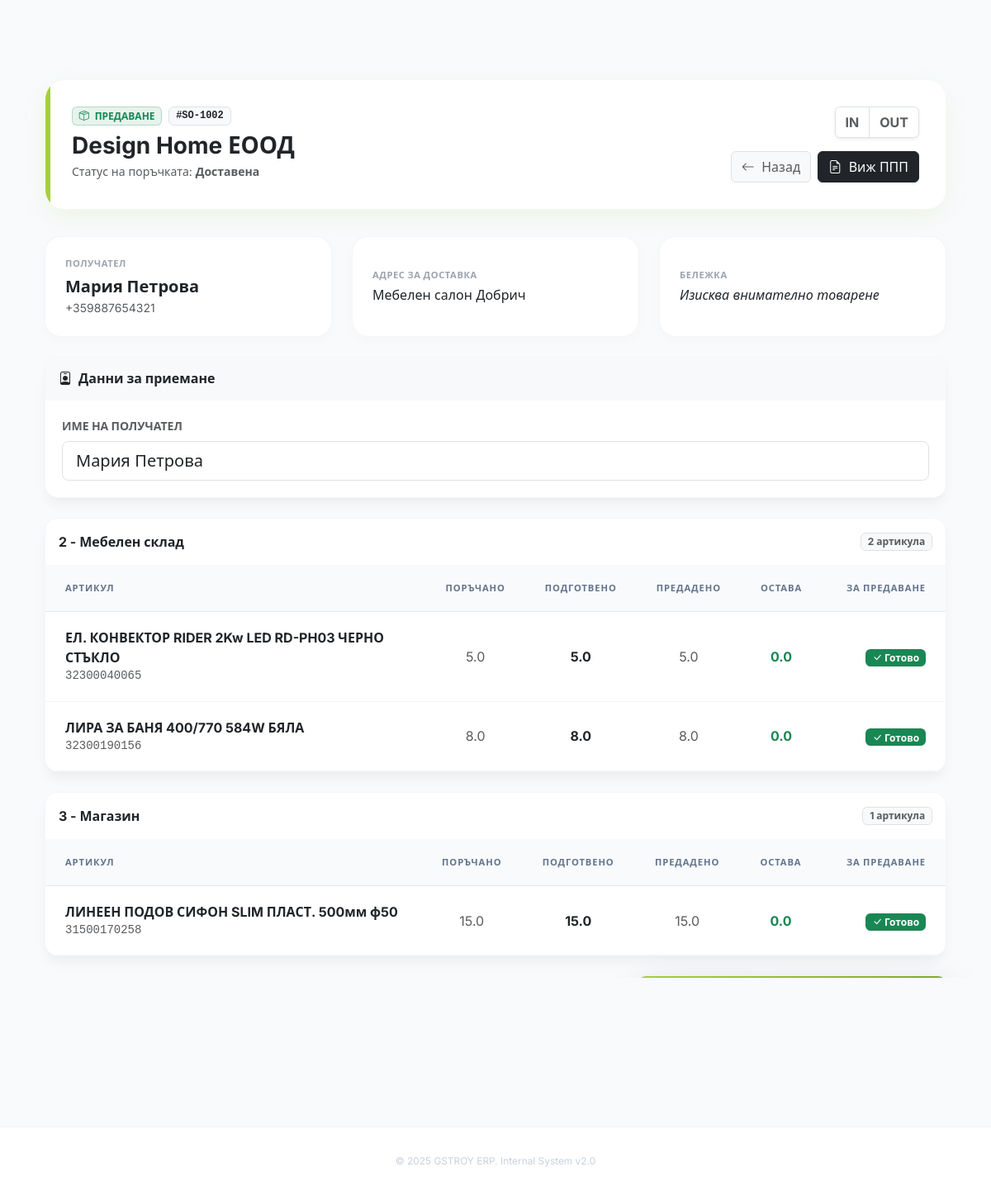
Page /stock-orders/2/handover on the committed database.
### models.py (models this page shows, shortened)
class StockOrder(Base):
    __tablename__ = "stock_orders"
    id = Column(Integer, primary_key=True)
    external_id = Column(String(64))
    warehouse_id = Column(Integer, ForeignKey("warehouses.id"), nullable=False)
    type = Column(String(8), nullable=False, default="A")
    status = Column(String(32), nullable=False, default="new")
    client_name = Column(String(255))
    client_eik = Column(String(32))
    client_address = Column(String(255))
    client_phone = Column(String(32))
    delivery_date = Column(Date)
    delivery_time = Column(Time)
    recipient_name = Column(String(255))
    recipient_phone = Column(String(32))
    delivery_address = Column(String(255))
    delivery_gmaps_link = Column(String(255))
    note = Column(Text)
    versus_status = Column(String(32), default="ok")
    created_at = Column(DateTime, default=datetime.utcnow, nullable=False)
    updated_at = Column(DateTime, default=datetime.utcnow, nullable=False)
    last_handover_at = Column(DateTime)
    last_handover_by_id = Column(Integer, ForeignKey("users.id"))
    delivered_at = Column(DateTime)
    delivered_by_id = Column(Integer, ForeignKey("users.id"))
    warehouse = relationship("Warehouse")
    items = relationship("StockOrderItem", back_populates="stock_order", cascade="all, delete-orphan")
    assignments = relationship("StockOrderAssignment", back_populates="stock_order", cascade="all, delete-orphan")
    scan_tasks = relationship("ScanTask", back_populates="stock_order")
    ppp_document = relationship("PPPDocument", back_populates="stock_order", uselist=False, cascade="all, delete-orphan")
    last_handover_by = relationship("User", foreign_keys=[last_handover_by_id], backref="handovers")
    delivered_by = relationship("User", foreign_keys=[delivered_by_id], backref="delivered_orders")

class ServicePoint(Base):
    __tablename__ = "service_points"
    id = Column(Integer, primary_key=True)
    code = Column(String(32), unique=True, nullable=False)
    name = Column(String(255), nullable=False)
    products = relationship("Product", back_populates="service_point")
    users = relationship("User", secondary=user_service_points, back_populates="service_points")
    stock_order_items = relationship("StockOrderItem", back_populates="service_point")

class StockOrderItem(Base):
    __tablename__ = "stock_order_items"
    id = Column(Integer, primary_key=True)
    stock_order_id = Column(Integer, ForeignKey("stock_orders.id"), nullable=False)
    product_id = Column(Integer, ForeignKey("products.id"), nullable=False)
    service_point_id = Column(Integer, ForeignKey("service_points.id"))
    unit = Column(String(32))
    quantity_ordered = Column(Float, nullable=False, default=0.0)
    quantity_prepared = Column(Float, nullable=False, default=0.0)
    quantity_delivered = Column(Float, nullable=False, default=0.0)
    stock_order = relationship("StockOrder", back_populates="items")
    product = relationship("Product")
    service_point = relationship("ServicePoint", back_populates="stock_order_items")
    @property
    def remaining_to_deliver(self):
        return max((self.quantity_prepared or 0) - (self.quantity_delivered or 0), 0)

class Product(Base):
    __tablename__ = "products"
    id = Column(Integer, primary_key=True)
    item_number = Column(String(64), unique=True, nullable=False)
    name = Column(String(255), nullable=False)
    storage_location = Column(String(128))
    manufacturer_name = Column(String(255))
    brand = Column(String(128))
    brand_id = Column(Integer, ForeignKey("brands.id"))
    category = Column(String(128))
    category_id = Column(Integer, ForeignKey("categories.id"))
    group = Column(String(128))
    subgroup = Column(String(128))
    primary_group = Column(String(128))
    secondary_group = Column(String(128))
    tertiary_group = Column(String(128))
    quaternary_group = Column(String(128))
    main_unit = Column(String(32), nullable=False, default="pcs")
    secondary_unit = Column(String(32))
    unit_conversion_ratio = Column(Float)
    weight_kg = Column(Float)
    weight_unit_1 = Column(Float)
    width_cm = Column(Float)
    height_cm = Column(Float)
    depth_cm = Column(Float)
    image_url = Column(String(255))
    barcode = Column(String(128))
    sell_with_barcode = Column(Boolean, default=True)
    inventory_with_barcode = Column(Boolean, default=True)
    is_pallet = Column(Boolean, default=False)
    is_special_offer = Column(Boolean, default=False)
    show_in_special_carousel = Column(Boolean, default=False)
    landing_page_accent = Column(Boolean, default=False)
    fb_category = Column(String(128))
    google_category = Column(String(128))
    fb_ads_tag = Column(String(128))
    versus_id = Column(String(128))
    catalog_number = Column(String(128))
    price_unit_1 = Column(Float)
    price_unit_2 = Column(Float)
    promo_price_unit_1 = Column(Float)
    promo_price_unit_2 = Column(Float)
    visible_price_unit_1 = Column(Float)
    visible_price_unit_2 = Column(Float)
    show_add_to_cart_button = Column(Boolean, default=True)
    show_request_button = Column(Boolean, default=False)
    allow_two_unit_sales = Column(Boolean, default=False)
    in_brochure = Column(Boolean, default=False)
    is_most_viewed = Column(Boolean, default=False)
    is_active = Column(Boolean, default=True)
    is_oversized = Column(Boolean, default=False)
    check_availability_in_versus = Column(Boolean, default=False)
    variation_parent_sku = Column(String(64))
    variation_color_code = Column(String(64))
    variation_color_name = Column(String(128))
    option2_name = Column(String(128))
    option2_value = Column(String(128))
    option2_keyword = Column(String(128))
    short_description = Column(Text)
    long_description = Column(Text)
    meta_title = Column(String(255))
    meta_description = Column(String(512))
    service_point_id = Column(Integer, ForeignKey("service_points.id"))
    service_point = relationship("ServicePoint", back_populates="products")
    brand_entity = relationship("Brand", back_populates="products")
    category_entity = relationship("Category", back_populates="products")

### app/blueprints/orders.py (the view, shortened to what this page needs)
@orders_bp.route("/stock-orders/<int:order_id>/handover", methods=["GET", "POST"], endpoint="stock_order_handover")
def stock_order_handover(order_id):
    session = g.db
    order = get_stock_order_with_details(order_id)
    if order is None:
        abort(404)
    attach_service_point_sections([order])
    return render_template("stock_order_handover.html", order=order, status_labels=STOCK_ORDER_STATUS_LABELS)

### templates/stock_order_handover.html (shortened to what this page needs)
{% extends "base.html" %}
{% block content %}
<div class="detail-header d-flex flex-column flex-lg-row justify-content-between align-items-lg-start gap-4 fade-in">
    <div>
        <div class="d-flex align-items-center gap-2 mb-2">
            <span class="badge bg-success bg-opacity-10 text-success border border-success border-opacity-25">
                <i class="bi bi-box-seam me-1"></i> ПРЕДАВАНЕ
            </span>
            <span class="badge bg-light text-dark border font-monospace">
                #{{ order.external_id or order.id }}
            </span>
        </div>
        <h1 class="h3 fw-bold text-dark mb-1">{{ order.client_name }}</h1>
        <div class="text-muted small">
            Статус на поръчката: <strong>{{ status_labels.get(order.status, order.status) }}</strong>
        </div>
    </div>
    <div class="d-flex flex-column align-items-end gap-2">
        <div class="btn-group shadow-sm rounded-3">
            <button type="button" class="btn btn-white border text-muted small fw-bold"
                    data-json-endpoint="{{ url_for('orders.stock_order_erp_input', order_id=order.id) }}"
                    data-json-title="ERP In">IN</button>
            <button type="button" class="btn btn-white border text-muted small fw-bold"
                    data-json-endpoint="{{ url_for('orders.stock_order_erp_output', order_id=order.id) }}"
                    data-json-title="ERP Out">OUT</button>
        </div>
        <div class="d-flex gap-2 mt-2">
            <a href="{{ url_for('orders.stock_order_prepare', order_id=order.id) }}" class="btn btn-light border text-muted">
                <i class="bi bi-arrow-left me-1"></i> Назад
            </a>
            {% if order.ppp_document %}
                <a href="{{ url_for('orders.stock_order_ppp', order_id=order.id) }}" class="btn btn-dark">
                    <i class="bi bi-file-earmark-text me-1"></i> Виж ППП
                </a>
            {% endif %}
        </div>
    </div>
</div>
<div class="row g-4 mb-4 fade-in" style="animation-delay: 0.1s;">
    <div class="col-md-4">
        <div class="metrics-card">
            <div class="metric-label mb-1">Получател</div>
            <div class="fw-bold text-dark fs-5">{{ order.recipient_name or order.client_name }}</div>
            <div class="text-muted small">{{ order.recipient_phone or order.client_phone or '—' }}</div>
        </div>
    </div>
    <div class="col-md-4">
        <div class="metrics-card">
            <div class="metric-label mb-1">Адрес за доставка</div>
            <div class="text-dark">{{ order.delivery_address or order.client_address or '—' }}</div>
        </div>
    </div>
    <div class="col-md-4">
        <div class="metrics-card">
            <div class="metric-label mb-1">Бележка</div>
            <div class="text-dark fst-italic">{{ order.note or 'Няма бележка' }}</div>
        </div>
    </div>
</div>
<form method="post" id="handoverForm" class="fade-in" style="animation-delay: 0.2s;">
    <div class="modern-card mb-4">
        <div class="card-header-strip bg-light">
            <h6 class="mb-0 fw-bold text-dark"><i class="bi bi-person-badge me-2"></i>Данни за приемане</h6>
        </div>
        <div class="card-body-custom">
            <label class="form-label fw-bold small text-uppercase text-muted">Име на получател</label>
            <input type="text" class="form-control form-control-lg" name="recipient_name"
                   value="{{ order.recipient_name or order.client_name }}"
                   placeholder="Име и Фамилия" required>
        </div>
    </div>
    {% for section in order.service_point_sections %}
    <div class="modern-card mb-4">
        <div class="card-header-strip">
            <div class="fw-bold text-dark">{{ section.service_point.name if section.service_point else 'Основна секция' }}</div>
            <span class="badge bg-light text-muted border">{{ section["items"]|length }} артикула</span>
        </div>
        <div class="table-responsive">
            <table class="table table-modern mb-0">
                <thead>
                    <tr>
                        <th>Артикул</th>
                        <th class="text-center">Поръчано</th>
                        <th class="text-center">Подготвено</th>
                        <th class="text-center">Предадено</th>
                        <th class="text-center">Остава</th>
                        <th style="width: 150px;" class="text-end">За предаване</th>
                    </tr>
                </thead>
                <tbody>
                {% for item in section["items"] %}
                    {% set disabled = item.remaining_to_deliver <= 0 %}
                    <tr class="{{ 'bg-success bg-opacity-10' if disabled else '' }}">
                        <td>
                            <div class="fw-bold text-dark">{{ item.product.name if item.product else 'Unknown' }}</div>
                            <div class="small text-muted font-monospace">{{ item.product.item_number if item.product else '' }}</div>
                        </td>
                        <td class="text-center text-muted">{{ item.quantity_ordered }}</td>
                        <td class="text-center fw-bold text-dark">{{ item.quantity_prepared }}</td>
                        <td class="text-center text-muted">{{ item.quantity_delivered }}</td>
                        <td class="text-center fw-bold {{ 'text-success' if disabled else 'text-warning' }}">
                            {{ item.remaining_to_deliver }}
                        </td>
                        <td class="text-end">
                            {% if disabled %}
                                <span class="badge bg-success"><i class="bi bi-check-lg"></i> Готово</span>
                            {% else %}
                                <input type="number" name="deliver_{{ item.id }}"
                                       class="form-control qty-input"
                                       min="0" max="{{ item.remaining_to_deliver }}" step="1"
                                       value="{{ item.remaining_to_deliver }}">
                            {% endif %}
                        </td>
                    </tr>
                {% endfor %}
                </tbody>
            </table>
        </div>
    </div>
    {% endfor %}
    <div class="d-grid gap-2 d-md-flex justify-content-md-end mt-4 mb-5 pb-5">
        <button type="button" class="btn btn-brand-new btn-lg px-5 py-3 shadow-lg d-flex align-items-center justify-content-center gap-2" data-bs-toggle="modal" data-bs-target="#signatureModal">
            <i class="bi bi-pen-fill"></i> Подпис и Приключване
        </button>
    </div>
</form>
{% endblock %}

### rows in the picture
StockOrder: external "SO-1002", client_name "Design Home ЕООД", get "Доставена", recipient_name "Мария Петрова", recipient_phone "+359887654321", delivery_address "Мебелен салон Добрич", note "Изисква внимателно товарене"
ServicePoint: service_point "2 - Мебелен склад"
StockOrderItem: product "ЕЛ. КОНВЕКТОР RIDER 2Kw LED RD-PH03 ЧЕРНО СТЪКЛО", product "32300040065", quantity_ordered "5.0", quantity_prepared "5.0", quantity_delivered "5.0", remaining_to_deliver "0.0"
StockOrderItem: product "ЛИРА ЗА БАНЯ 400/770 584W БЯЛА", product "32300190156", quantity_ordered "8.0", quantity_prepared "8.0", quantity_delivered "8.0", remaining_to_deliver "0.0"
ServicePoint: service_point "3 - Магазин"
StockOrderItem: product "ЛИНЕЕН ПОДОВ СИФОН SLIM ПЛАСТ. 500мм ф50", product "31500170258", quantity_ordered "15.0", quantity_prepared "15.0", quantity_delivered "15.0", remaining_to_deliver "0.0"

### other values in the picture
{{ section["items"]|length }} "2" "1"
